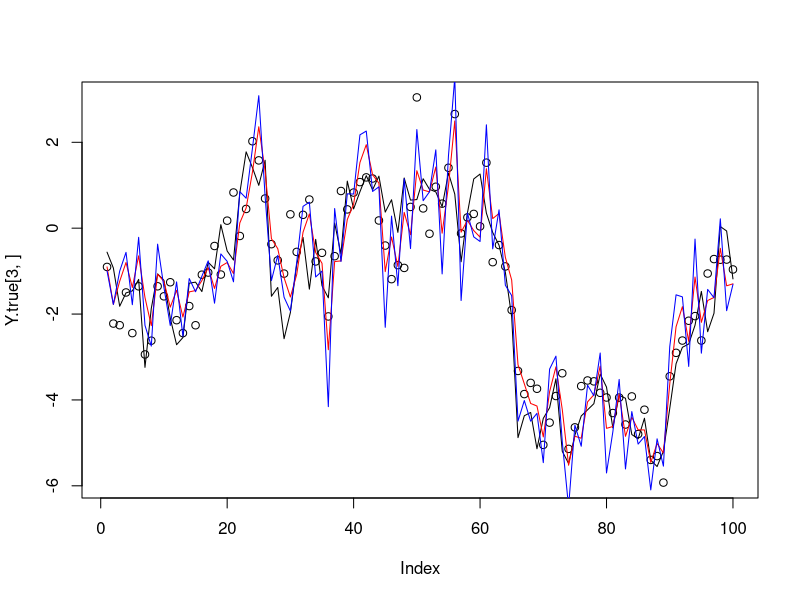

The R script that drew this image:
#test out kalman smoother forward backward algorithm
library(mvtnorm)
t.steps=100
S=10
Y=matrix(0,S,t.steps)
Y[,1]=rnorm(S)
sigma=0.95
for(it in 2:t.steps){
  Y[,it]=sigma*Y[,it-1]+rnorm(S)
}
Z=Y+rnorm(S*t.steps)


M=sigma*diag(S)
H=diag(S)
R=diag(S)
Q=diag(S)

Z.true=Z
Y.true=Y
Pinit=1000*diag(S)


Ytt=matrix(0,S,t.steps)
Yttmin1=Ytt
Ytt[,1]=Y[,1]
Pttmin1=array(0,dim=c(S,S,t.steps)) #probably eventually want to do this with list of 'Matrix' types 
Ptt=Pttmin1
Ptt[,,1]=Pinit
I=diag(S)
#forward
for(it in 2:t.steps){
  Yttmin1[,it]=M%*%Ytt[,it-1]
  Pttmin1[,,it]=Q+M%*%Ptt[,,it-1]%*%t(M)
  K=Pttmin1[,,it]%*%t(H)%*%solve(t(H)%*%Pttmin1[,,it]%*%H+R)
  Ytt[,it]=Yttmin1[,it]+K%*%(Z[,it]-H%*%Yttmin1[,it])
  Ptt[,,it]=(I-K%*%H)%*%Pttmin1[,,it]
}

Y[,t.steps]=rmvnorm(1,Ytt[,t.steps],Ptt[,,t.steps])  #probably want to use cholesky here
#backward
for(it in (t.steps-1):1){
  J=Ptt[,,it]%*%t(M)%*%solve(Pttmin1[,,it+1])
  Y[,it]=rmvnorm(1,Ytt[,it]+J%*%(Y[,it+1]-Yttmin1[,it+1]),Ptt[,,it]-J%*%Pttmin1[,,it+1]%*%t(J))
}

plot(Y.true[3,])
lines(Y[3,])
lines(Ytt[3,],col='red')
lines(Z[3,],col='blue')
